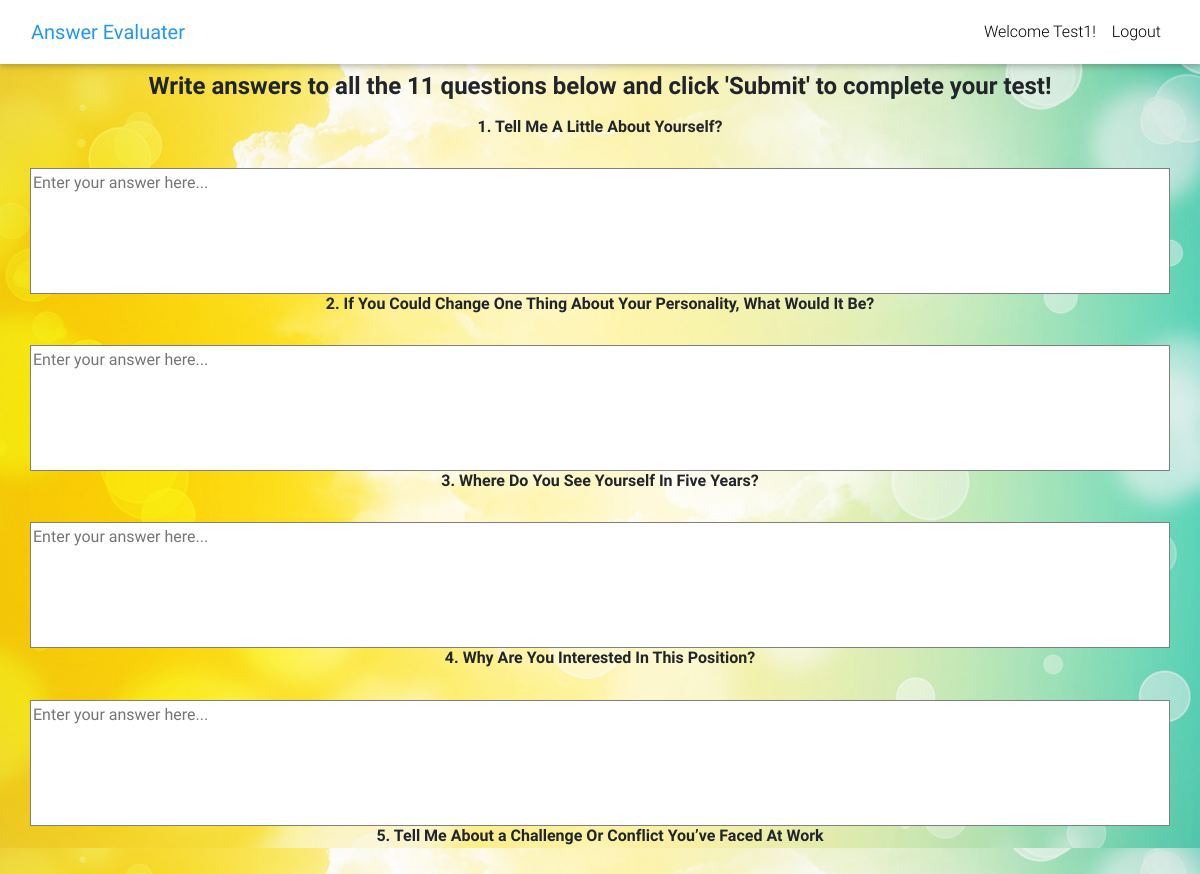
The app's page / (signed in, upper part), older data.
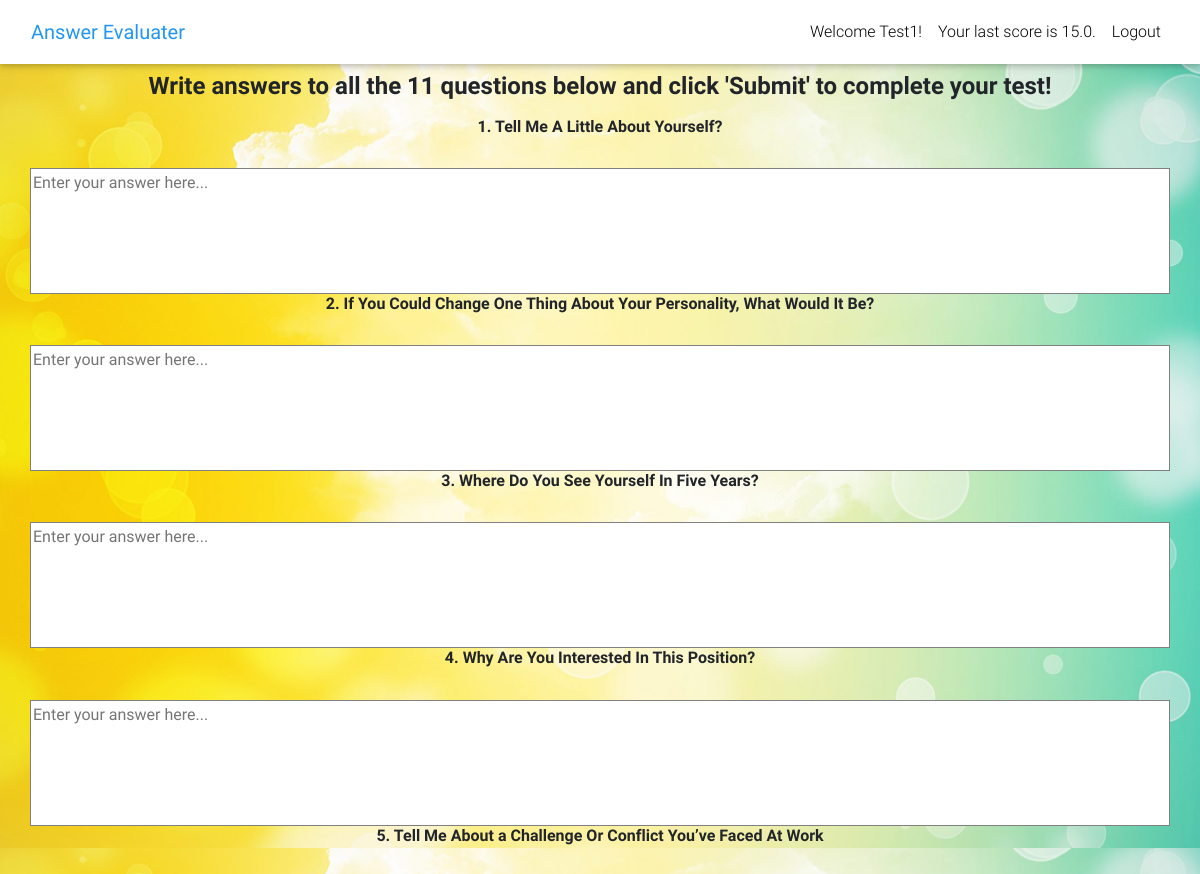
The same page, newer data.
### core/models.py (models this page shows)
class Scores(models.Model):
    user = models.ForeignKey(settings.AUTH_USER_MODEL,
                             on_delete=models.CASCADE)
    score = models.FloatField()

### core/views.py (the view, shortened to what this page needs)
# urls.py: path('', AnswerView.as_view(), name='home'),
class AnswerView(View):
    def get(self, *args, **kwargs):
            questions = Questions.objects.all()
            score = None
            if self.request.user.is_authenticated:
                score = Scores.objects.filter(user=self.request.user)
                if score.exists():
                    score = score[0].score
            context = {
                'questions':questions,
                'l': len(questions),
                'score':score,
            }
            return render(self.request, 'home.html', context)

### templates/home.html (shortened to what this page needs)
{% extends "base.html" %}
{% block content %}
  <main>
    {% if request.user.is_authenticated %}
    <div class="container">
      <section class="text-center mb-4">
        <h4><p class="text-center font-weight-bold">Write answers to all the {{l}} questions below and click 'Submit' to complete your test!</p></h4>
        <div class="row wow fadeIn">
          <form action="{% url 'core:home' %}" method="POST">
            {% for question in questions %}
            <h6><label class="text-center font-weight-bold">{{forloop.counter}}. {{ question.question }}</label></h6>
            <div class="md-form mb-5">
               <textarea class="textarea" rows="5" cols="125" maxlength="1000" name="q{{ forloop.counter }}" placeholder="Enter your answer here..."></textarea>
            </div>
            {% endfor %}
        </form>
        </div>
      </section>
    </div>
    {% else %}
    <p class="text-center font-weight-bold">Please login/sign up to start your test!</p>
    {% endif %}
  </main>
{% endblock content %}

### templates/navbar.html (shortened to what this page needs)
<nav class="navbar fixed-top navbar-expand-lg navbar-light white scrolling-navbar">
  <div class="container-fluid">
      <a class="navbar-brand waves-effect" href="/">
        <strong class="blue-text">Answer Evaluater</strong>
      </a>
      <div class="collapse navbar-collapse" id="navbarSupportedContent">
        <ul class="navbar-nav me-auto mb-2 mb-lg-0">
          {% if request.user.is_authenticated %}
          <li class="nav-item">
            <a class="nav-link waves-effect">
              <span class="clearfix d-sm-inline-block"> Welcome {{user.username}}! </span>
            </a>
          </li>
          {% if score %}
          <li class="nav-item">
            <a class="nav-link waves-effect">
              <span class="clearfix d-sm-inline-block"> Your last score is {{score}}. </span>
            </a>
          </li>
          {% endif %}
          <li class="nav-item">
            <a class="nav-link waves-effect" href="{% url 'account_logout' %}">
              <span class="clearfix d-sm-inline-block"> Logout </span>
            </a>
          </li>
          {% endif %}
        </ul>
      </div>
    </div>
  </nav>

Row changes from the older to the newer data that the page shows:
now on this page (row edited): Scores: score "15.0"
changed Scores: score 0 → 15 (drawn)
Text that changed along with them:
text now shown: "Your last score is ."
